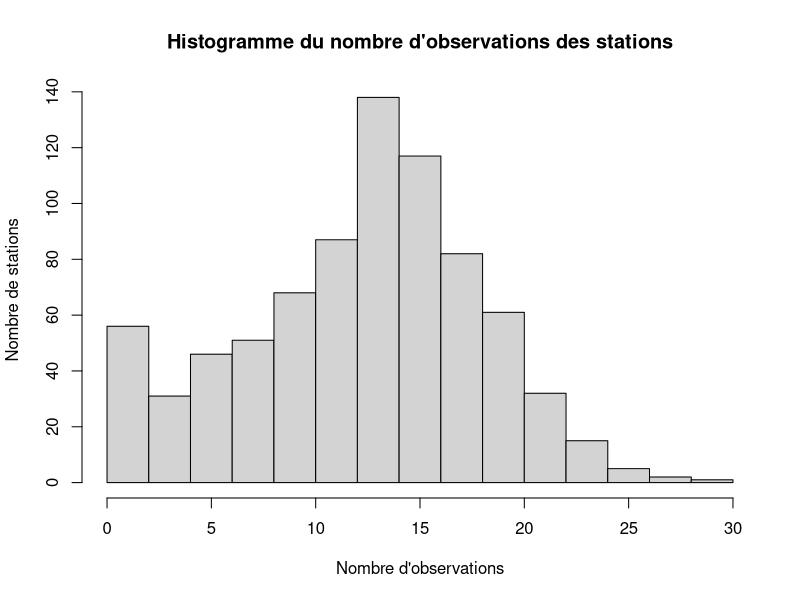
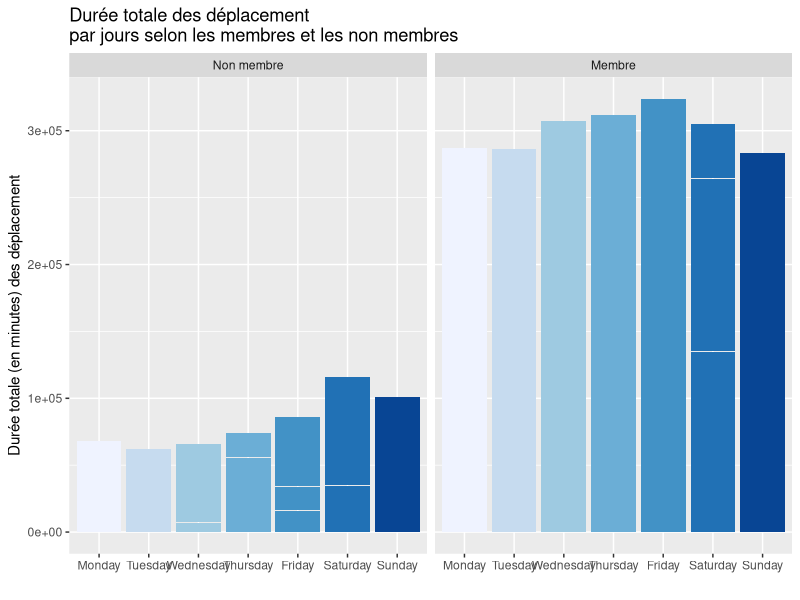
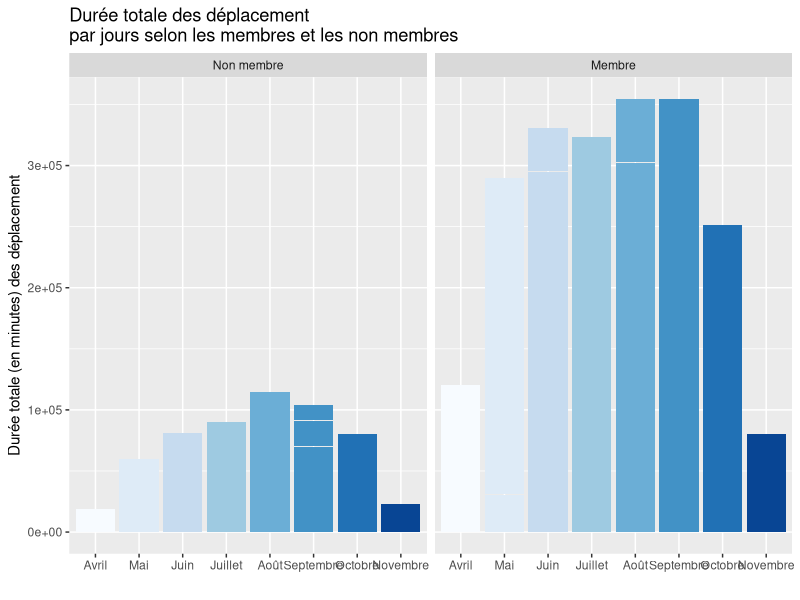
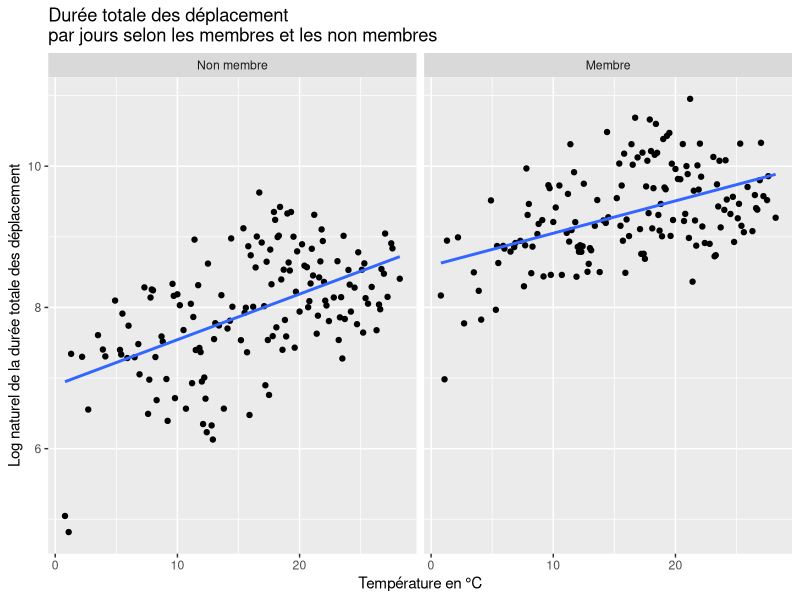
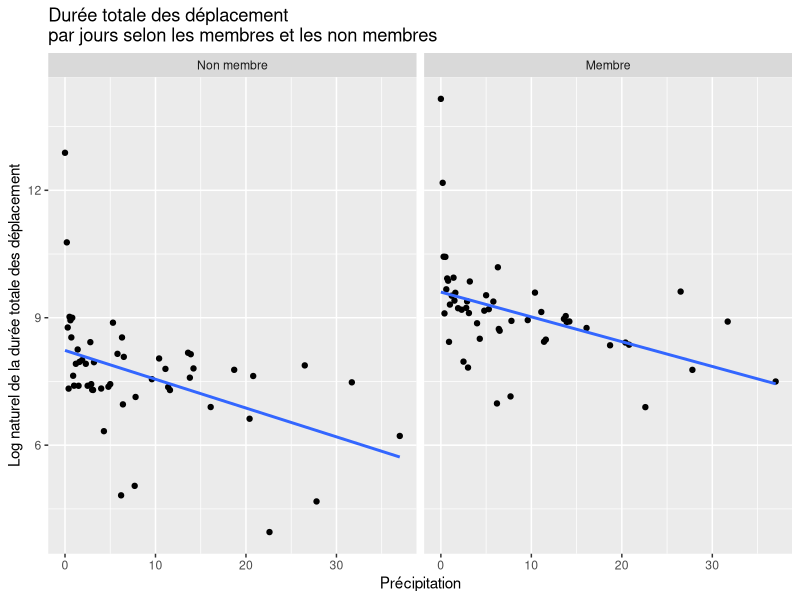
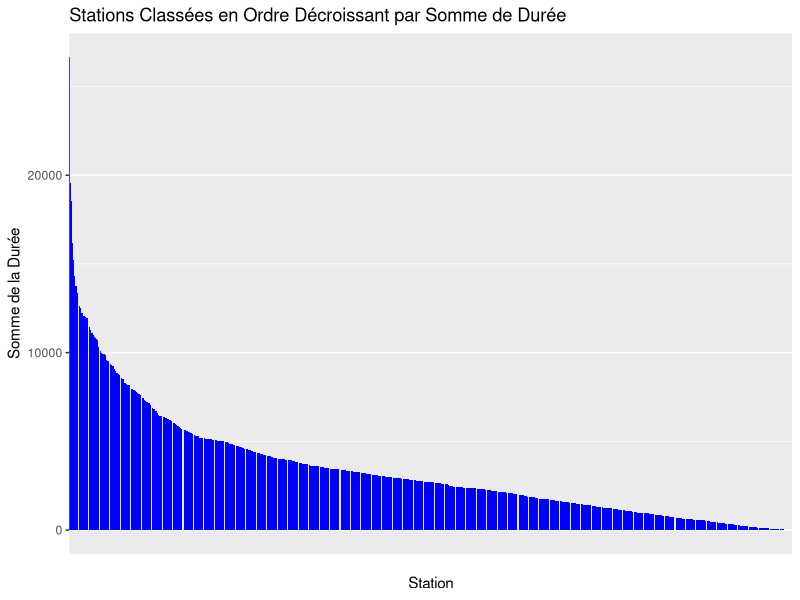
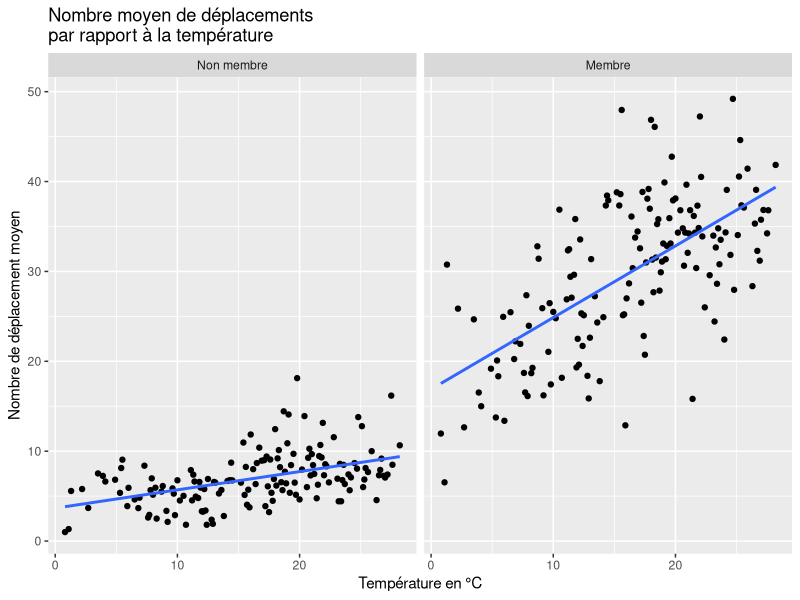
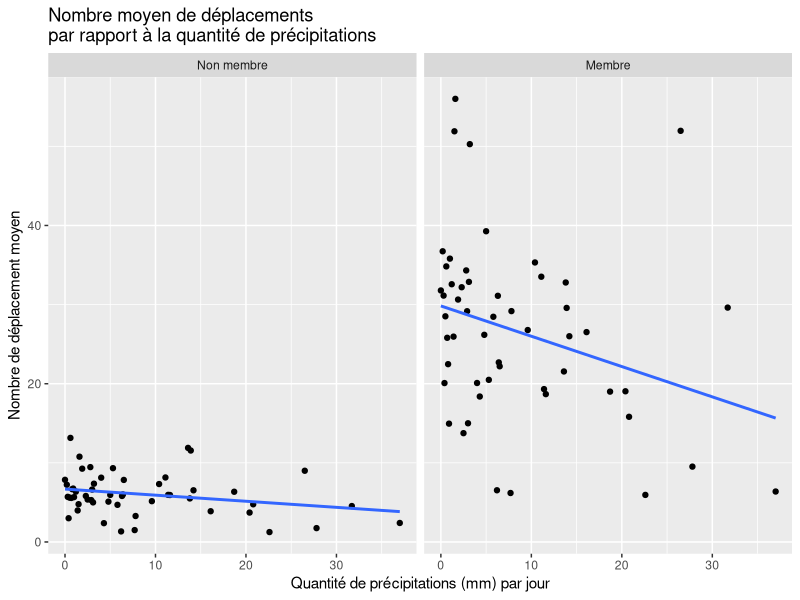

R code for these plots, in order:
## ---- chunk 1
knitr::opts_chunk$set(echo = FALSE)
knitr::opts_chunk$set(message = FALSE)
knitr::opts_chunk$set(warning = FALSE)
knitr::opts_chunk$set(error = FALSE)
## ---- chunk 2
library(tidyverse)
library(ggthemes)
library(RColorBrewer)
library(knitr)
## ---- chunk 3
dat = read.csv("bixi1.csv")

## ---- chunk 4
#Importation des données
bixi_raw_data_df= dat
#bixi_raw_data_df=read.table("raw_data/bixi1.csv", sep = ",", header = T)
## ---- chunk 5
knitr::kable(head(bixi_raw_data_df), caption="6 premières observations du jeu de données")
## ---- chunk 6
knitr::kable(tail(bixi_raw_data_df), caption="6 dernières observations du jeu de données")
## ---- chunk 7
str(bixi_raw_data_df)
## ---- chunk 8
options(knitr.kable.NA = "")
bixi_df=data.frame(station=as.factor(bixi_raw_data_df$station),
                   mm=as.factor(bixi_raw_data_df$mm),
                   dd=as.factor(bixi_raw_data_df$dd),
                   wday=as.factor(bixi_raw_data_df$wday),
                   mem=as.factor(bixi_raw_data_df$mem),
                   holiday=as.factor(bixi_raw_data_df$holiday),
                   bixi_raw_data_df[,7:ncol(bixi_raw_data_df)])
knitr::kable(summary(bixi_df), caption="Sommaire des observations")
## ---- chunk 9
freqTable_station=table(bixi_df$station)
hist(freqTable_station, xlab = "Nombre d'observations", ylab = "Nombre de stations", main = "Histogramme du nombre d'observations des stations")
## ---- chunk 10
dat$wday <- factor(dat$wday,
                   levels = c("Monday", "Tuesday", "Wednesday", "Thursday", "Friday", "Saturday", "Sunday"))

label <- c(`1` = "Membre", `0` = "Non membre")
## ---- chunk 11
ggplot(dat, aes(x=wday, y=dur,
           fill = wday)) +
  geom_bar(stat = "identity") +
  scale_fill_brewer(palette = "Blues")+
  facet_wrap(~ mem,labeller=labeller(mem=label))+
  theme(legend.position="none")+
  labs(title = "Durée totale des déplacement \npar jours selon les membres et les non membres")+
  xlab("")+
  ylab("Durée totale (en minutes) des déplacement")
## ---- chunk 12
dat$wday <- factor(dat$wday,
                   levels = c("Monday", "Tuesday", "Wednesday", "Thursday", "Friday", "Saturday", "Sunday"))

label <- c(`1` = "Membre", `0` = "Non membre")
## ---- chunk 13
ggplot(dat, aes(as.factor(mm), dur, fill = as.factor(mm))) +
  geom_bar(stat = "identity") +
  scale_fill_brewer(palette = "Blues")+
  facet_wrap(~ mem,labeller=labeller(mem=label))+
  theme(legend.position="none")+
  scale_x_discrete(breaks = 4:11,labels=c("Avril","Mai","Juin", "Juillet", "Août", "Septembre", "Octobre", "Novembre")) +
  labs(title = "Durée totale des déplacement \npar jours selon les membres et les non membres")+
  xlab("")+
  ylab("Durée totale (en minutes) des déplacement")
## ---- chunk 14
dat_temp <- dat %>%
  select(mem, dur, temp, avg) %>% 
  group_by(temp, mem) %>%
  summarise(dur = log(sum(dur)))
## ---- chunk 15
ggplot(dat_temp, aes(temp, dur)) +
  geom_point() +
  facet_wrap(~mem,labeller=labeller(mem=label))+
  geom_smooth(method='lm', se=FALSE) +
  labs(title = "Durée totale des déplacement \npar jours selon les membres et les non membres")+
  xlab("Température en °C")+
  ylab("Log naturel de la durée totale des déplacement")

dat_temp_cor = dat_temp %>% 
  group_by(mem) %>%
  summarise(cor = cor(temp,dur))
## ---- chunk 16
dat_rain <- dat %>%
  select(mem, dur, rain) %>% 
  group_by(rain, mem) %>%
  summarise(dur = log(sum(dur)))

## ---- chunk 17
ggplot(dat_rain, aes(rain, dur)) +
  geom_point() +
  facet_wrap(~mem,labeller=labeller(mem=label)) +
  geom_smooth(method='lm', se=FALSE) +
  labs(title = "Durée totale des déplacement \npar jours selon les membres et les non membres")+
  xlab("Précipitation")+
  ylab("Log naturel de la durée totale des déplacement")

dat_rain_cor = dat_rain %>% 
  group_by(mem) %>%
  summarise(cor = cor(rain,dur))
## ---- chunk 18
dat_mem <- dat %>%
  select(mem, avg, dur) %>% 
  group_by(mem) %>%
  summarise(avg = mean(avg), dur = sum(dur)) %>% 
  mutate(dur_relative = ifelse(mem == 1, dur / sum(dat$mem == 1), dur / sum(dat$mem ==0))) %>% 
  mutate(mem = ifelse(mem == 1, "Membre", "Non-membre"))
## ---- chunk 19
kable(dat_mem, col.names = c("Membre", "Durée moyenne", "Durée totale", "Durée totale relative"), caption = "Détail sur la durée selon les abonnements")
## ---- chunk 20
dat_hol <- dat %>%
  select(holiday, avg, dur) %>% 
  group_by(holiday) %>%
  summarise(avg = mean(avg), dur = sum(dur)) %>% 
  mutate(dur_relative = ifelse(holiday == 1, dur / sum(dat$holiday == 1), dur / sum(dat$holiday ==0))) %>% 
  mutate(holiday = ifelse(holiday == 1, "Férié", "Non férié"))


kable(dat_hol, col.names = c("Jour", "Durée moyenne", "Durée totale", "Durée totale relative"), caption = "Détail sur la durée selon les fériés")

## ---- chunk 21
dat_station = dat %>% group_by(station) %>% summarise(dur = sum(dur))
data <- dat_station[order(-dat_station$dur), ]

# Créer un graphique à barres classant les stations en ordre décroissant
ggplot(data, aes(x = factor(station, levels = unique(data$station)), y = dur)) +
  geom_bar(stat = "identity", fill = "blue") +
  labs(x = "Station", y = "Somme de la Durée", title = "Stations Classées en Ordre Décroissant par Somme de Durée") +
  scale_x_discrete(labels = rep("", length(data$station))) +
  theme(panel.grid.major.x = element_blank(),
        axis.ticks.x = element_blank())
  
top3_stat_dur = head(data, 3)
## ---- chunk 22
dat_temp_ntot <- dat %>%
  select(mem, n_tot, temp) %>% 
  group_by(temp, mem) %>%
  summarise(n_tot = (mean(n_tot)))

ggplot(dat_temp_ntot, aes(temp, n_tot)) +
  geom_point() + geom_smooth(method='lm', se=FALSE) +
  facet_wrap(~mem,labeller=labeller(mem=label)) +
  labs(title = "Nombre moyen de déplacements \npar rapport à la température")+
  xlab("Température en °C")+
  ylab("Nombre de déplacement moyen")

dat_temp_n_tot_mem <- filter(dat_temp_ntot, mem == 1)
cor_n_tot_temp_mem <- cor(dat_temp_n_tot_mem$n_tot,dat_temp_n_tot_mem$temp)

dat_temp_n_tot_nmem <- filter(dat_temp_ntot, mem == 0)
cor_n_tot_temp_nmem <- cor(dat_temp_n_tot_nmem$n_tot,dat_temp_n_tot_nmem$temp)

# Plutot ceci :

dat_temp_ntot_cor = dat_temp_ntot %>% 
  group_by(mem) %>%
  summarise(cor = cor(temp,n_tot))
## ---- chunk 23
dat_rain_ntot <- dat %>%
  select(mem, n_tot, rain) %>% 
  group_by(rain, mem) %>%
  summarise(n_tot = (mean(n_tot)))

ggplot(dat_rain_ntot, aes(rain, n_tot)) +
  geom_point() + geom_smooth(method='lm', se=FALSE) +
  facet_wrap(~mem,labeller=labeller(mem=label)) +
  labs(title = "Nombre moyen de déplacements \npar rapport à la quantité de précipitations")+
  xlab("Quantité de précipitations (mm) par jour")+
  ylab("Nombre de déplacement moyen")

dat_rain_n_tot_mem <- filter(dat_rain_ntot, mem == 1)
cor_n_tot_rain_mem <- cor(dat_rain_n_tot_mem$n_tot,dat_rain_n_tot_mem$rain)

dat_rain_n_tot_nmem <- filter(dat_rain_ntot, mem == 0)
cor_n_tot_rain_nmem <- cor(dat_rain_n_tot_nmem$n_tot,dat_rain_n_tot_nmem$rain)
## ---- chunk 24

monday <- select(filter(dat, wday == "Monday" & mem == 1),n_tot,n_AM,n_PM)
v_monday <- c(mean(monday$n_AM),mean(monday$n_PM), mean(monday$n_tot-monday$n_AM-monday$n_PM),mean(monday$n_tot))

monday_nm <- select(filter(dat, wday == "Monday" & mem == 0),n_tot,n_AM,n_PM)
v_monday_nm <- c(mean(monday_nm$n_AM),mean(monday_nm$n_PM),mean(monday_nm$n_tot-monday_nm$n_AM-monday_nm$n_PM),mean(monday_nm$n_tot))


tuesday <- select(filter(dat, wday == "Tuesday" & mem == 1),n_tot,n_AM,n_PM)
v_tuesday <- c(mean(tuesday$n_AM),mean(tuesday$n_PM), mean(tuesday$n_tot-tuesday$n_AM-tuesday$n_PM),mean(tuesday$n_tot))

tuesday_nm <- select(filter(dat, wday == "Tuesday" & mem == 0),n_tot,n_AM,n_PM)
v_tuesday_nm <- c(mean(tuesday_nm$n_AM),mean(tuesday_nm$n_PM),mean(tuesday_nm$n_tot-tuesday_nm$n_AM-tuesday_nm$n_PM),mean(tuesday_nm$n_tot))


wednesday <- select(filter(dat, wday == "Wednesday" & mem == 1),n_tot,n_AM,n_PM)
v_wednesday <- c(mean(wednesday$n_AM),mean(wednesday$n_PM), mean(wednesday$n_tot-wednesday$n_AM-wednesday$n_PM),mean(wednesday$n_tot))

wednesday_nm <- select(filter(dat, wday == "Wednesday" & mem == 0),n_tot,n_AM,n_PM)
v_wednesday_nm <- c(mean(wednesday_nm$n_AM),mean(wednesday_nm$n_PM),mean(wednesday_nm$n_tot-wednesday_nm$n_AM-wednesday_nm$n_PM),mean(wednesday_nm$n_tot))


thursday <- select(filter(dat, wday == "Thursday" & mem == 1),n_tot,n_AM,n_PM)
v_thursday <- c(mean(thursday$n_AM),mean(thursday$n_PM), mean(thursday$n_tot-thursday$n_AM-thursday$n_PM),mean(thursday$n_tot))

thursday_nm <- select(filter(dat, wday == "Thursday" & mem == 0),n_tot,n_AM,n_PM)
v_thursday_nm <- c(mean(thursday_nm$n_AM),mean(thursday_nm$n_PM),mean(thursday_nm$n_tot-thursday_nm$n_AM-thursday_nm$n_PM),mean(thursday_nm$n_tot))


friday <- select(filter(dat, wday == "Friday" & mem == 1),n_tot,n_AM,n_PM)
v_friday <- c(mean(friday$n_AM),mean(friday$n_PM), mean(friday$n_tot-friday$n_AM-friday$n_PM),mean(friday$n_tot))

friday_nm <- select(filter(dat, wday == "Friday" & mem == 0),n_tot,n_AM,n_PM)
v_friday_nm <- c(mean(friday_nm$n_AM),mean(friday_nm$n_PM),mean(friday_nm$n_tot-friday_nm$n_AM-friday_nm$n_PM),mean(friday_nm$n_tot))


saturday <- select(filter(dat, wday == "Saturday" & mem == 1),n_tot,n_AM,n_PM)
v_saturday <- c(mean(saturday$n_AM),mean(saturday$n_PM), mean(saturday$n_tot-saturday$n_AM-saturday$n_PM),mean(saturday$n_tot))

saturday_nm <- select(filter(dat, wday == "Saturday" & mem == 0),n_tot,n_AM,n_PM)
v_saturday_nm <- c(mean(saturday_nm$n_AM),mean(saturday_nm$n_PM),mean(saturday_nm$n_tot-saturday_nm$n_AM-saturday_nm$n_PM),mean(saturday_nm$n_tot))


sunday <- select(filter(dat, wday == "Sunday" & mem == 1),n_tot,n_AM,n_PM)
v_sunday <- c(mean(sunday$n_AM),mean(sunday$n_PM), mean(sunday$n_tot-sunday$n_AM-sunday$n_PM),mean(sunday$n_tot))

sunday_nm <- select(filter(dat, wday == "Sunday" & mem == 0),n_tot,n_AM,n_PM)
v_sunday_nm <- c(mean(sunday_nm$n_AM),mean(sunday_nm$n_PM),mean(sunday_nm$n_tot-sunday_nm$n_AM-sunday_nm$n_PM),mean(sunday_nm$n_tot))


v_semaine <- c(mean(v_monday[1],v_tuesday[1],v_wednesday[1],v_thursday[1],v_friday[1]),+
             mean(v_monday[2],v_tuesday[2],v_wednesday[2],v_thursday[2],v_friday[2]),+
             mean(v_monday[3],v_tuesday[3],v_wednesday[3],v_thursday[3],v_friday[3]),+
             mean(v_monday[4],v_tuesday[4],v_wednesday[4],v_thursday[4],v_friday[4]))

v_fin_semaine <- c(mean(v_saturday[1],v_sunday[1]),+
                 mean(v_saturday[2],v_sunday[2]),+
                 mean(v_saturday[3],v_sunday[3]),+
                 mean(v_saturday[4],v_sunday[4]))


v_semaine_nm <- c(mean(v_monday_nm[1],v_tuesday_nm[1],v_wednesday_nm[1],v_thursday_nm[1],v_friday_nm[1]),+
             mean(v_monday_nm[2],v_tuesday_nm[2],v_wednesday_nm[2],v_thursday_nm[2],v_friday_nm[2]),+
             mean(v_monday_nm[3],v_tuesday_nm[3],v_wednesday_nm[3],v_thursday_nm[3],v_friday_nm[3]),+
             mean(v_monday_nm[4],v_tuesday_nm[4],v_wednesday_nm[4],v_thursday_nm[4],v_friday_nm[4]))

v_fin_semaine_nm <- c(mean(v_saturday_nm[1],v_sunday_nm[1]),+
                 mean(v_saturday_nm[2],v_sunday_nm[2]),+
                 mean(v_saturday_nm[3],v_sunday_nm[3]),+
                 mean(v_saturday_nm[4],v_sunday_nm[4]))

n_tot_vs_day = ceiling(c(v_monday, v_tuesday, v_wednesday, v_thursday, v_friday, v_saturday, v_sunday, v_semaine, v_fin_semaine))
n_tot_vs_day_nm = ceiling(c(v_monday_nm, v_tuesday_nm, v_wednesday_nm, v_thursday_nm, v_friday_nm, v_saturday_nm, v_sunday_nm, v_semaine_nm, v_fin_semaine_nm))


moment <- rep(c("AM", "PM", "Nuit", "Total"),9)

day <- c(rep("Lundi",4), rep("Mardi",4), rep("Mercredi",4), rep("Jeudi",4), rep("Vendredi",4), rep("Samedi",4), rep("Dimanche",4), rep("Semaine",4), rep("Fin de semaine",4))

wday_data_n <- data.frame(moment,n_tot_vs_day,day)
wday_data_n_nm <- data.frame(moment,n_tot_vs_day_nm,day)

wday_data_n <- wday_data_n %>% mutate(day=factor(day, 
                                      levels=c("Lundi", "Mardi", "Mercredi",
                                               "Jeudi", "Vendredi", "Samedi", 
                                               "Dimanche", "Semaine", "Fin de semaine"), ordered=TRUE))

wday_data_n_nm <- wday_data_n_nm %>% mutate(day=factor(day, 
                                      levels=c("Lundi", "Mardi", "Mercredi",
                                               "Jeudi", "Vendredi", "Samedi", 
                                               "Dimanche", "Semaine", "Fin de semaine"), ordered=TRUE))

ggplot(wday_data_n, aes(fill=moment,y = n_tot_vs_day, x = day )) + geom_bar(position="dodge", stat="identity")+
geom_text(aes(label=n_tot_vs_day), position=position_dodge(width=0.9), vjust=-0.25) #+
  #geom_vline(xintercept=7.5, linetype="dotted", color="red", size = 0.8)

ggplot(wday_data_n_nm, aes(fill=moment,y = n_tot_vs_day_nm, x = day )) + geom_bar(position="dodge", stat="identity")+
geom_text(aes(label=n_tot_vs_day_nm), position=position_dodge(width=0.9), vjust=-0.25) #+
  #geom_vline(xintercept=7.5, linetype="dotted", color="red", size = 0.8)
              
## ---- chunk 25

dat_test <- dat %>%
  select(mem, n_tot, wday) %>% 
  group_by(wday, mem) %>%
  summarise(n_tot = (mean(n_tot)))


day <- c(rep("Lundi",2), rep("Mardi",2), rep("Mercredi",2), rep("Jeudi",2), rep("Vendredi",2), rep("Samedi",2), rep("Dimanche",2))

ggplot(dat_test, aes(x=wday, y=n_tot,
           fill = day)) +
  geom_bar(stat = "identity") +
  scale_fill_brewer(palette = "Blues")+
  facet_wrap(~ mem,labeller=labeller(mem=label))+
  theme(legend.position="none")+
  labs(title = "Nombre de déplacement \npar jours selon les membres et les non membres")+
  xlab("")+
  ylab("Nombre de déplacement")+
  geom_text(aes(label=ceiling(n_tot)), position=position_dodge(width=0.9), vjust=-0.25)

## ---- chunk 26

data_ferie_mem = unlist(select(filter(dat, holiday == 1 & mem == 1),n_tot))
data_ferie_nmem = unlist(select(filter(dat, holiday == 1 & mem == 0),n_tot))
data_nferie_mem = unlist(select(filter(dat, holiday == 0 & mem == 1),n_tot))
data_nferie_nmem = unlist(select(filter(dat, holiday == 0 & mem == 0),n_tot))

dat_hol_n_tot <- dat %>%
  select(holiday, n_tot) %>% 
  group_by(holiday) %>%
  summarise(avg = mean(n_tot), n_tot = sum(n_tot)) %>% 
  mutate(n_tot_relative = ifelse(holiday == 1, n_tot / sum(dat$holiday == 1), n_tot / sum(dat$holiday ==0))) %>% 
  mutate(holiday = ifelse(holiday == 1, "Férié", "Non férié"))

kable(dat_hol_n_tot, col.names = c("Jour", "Nb. déplacement moyen", "Nb. déplacement total", "Nb. déplacement total relatif"), caption = "Détail sur le nombre de déplacement selon les fériés")

## ---- chunk 27
dat_mem_n_tot <- dat %>%
  select(mem, n_tot) %>% 
  group_by(mem) %>%
  summarise(avg = mean(n_tot), n_tot = sum(n_tot)) %>% 
  mutate(n_tot_relative = ifelse(mem == 1, n_tot / sum(dat$n_tot == 1), n_tot / sum(dat$mem ==0))) %>% 
  mutate(mem = ifelse(mem == 1, "Membre", "Non-membre"))

kable(dat_mem_n_tot, col.names = c("Membre", "Nb. de déplacement moyen", "Nb. de déplacement total", "Nb. de déplacement relatif"), caption = "Détail sur le nombre de déplacement selon les abonnements")
## ---- chunk 28

etat <- rep(c("Membre", "Non-membre"),8)

mois <- c(rep("Avril",2), rep("Mai",2), rep("Juin",2), rep("Juillet",2), rep("Août",2), rep("Septembre",2), rep("Octobre",2), rep("Novembre",2))

dat_mem_n_tot_vs_mm <- select(filter(dat,mem == 1),n_tot,mm)
dat_nmem_n_tot_vs_mm <- select(filter(dat,mem == 0),n_tot,mm)

#v_n_tot_vs_mm <- ceiling(c(mean(filter(dat_mem_n_tot_vs_mm, mm == 4)$n_tot), mean(filter(dat_nmem_n_tot_vs_mm, mm == 4)$n_tot),+
#                       mean(filter(dat_mem_n_tot_vs_mm, mm == 5)$n_tot), mean(filter(dat_nmem_n_tot_vs_mm, mm == 5)$n_tot),+
#                       mean(filter(dat_mem_n_tot_vs_mm, mm == 6)$n_tot), mean(filter(dat_nmem_n_tot_vs_mm, mm == 6)$n_tot),+
#                       mean(filter(dat_mem_n_tot_vs_mm, mm == 7)$n_tot), mean(filter(dat_nmem_n_tot_vs_mm, mm == 7)$n_tot),+
#                       mean(filter(dat_mem_n_tot_vs_mm, mm == 8)$n_tot), mean(filter(dat_nmem_n_tot_vs_mm, mm == 8)$n_tot),+
#                       mean(filter(dat_mem_n_tot_vs_mm, mm == 9)$n_tot), mean(filter(dat_nmem_n_tot_vs_mm, mm == 9)$n_tot),+
#                       mean(filter(dat_mem_n_tot_vs_mm, mm == 10)$n_tot), mean(filter(dat_nmem_n_tot_vs_mm, mm == 10)$n_tot),+
#                       mean(filter(dat_mem_n_tot_vs_mm, mm == 11)$n_tot), mean(filter(dat_nmem_n_tot_vs_mm, mm == 11)$n_tot)))

v_n_tot_vs_mm <- c(sum(filter(dat_mem_n_tot_vs_mm, mm == 4)$n_tot), sum(filter(dat_nmem_n_tot_vs_mm, mm == 4)$n_tot),+
                       sum(filter(dat_mem_n_tot_vs_mm, mm == 5)$n_tot), sum(filter(dat_nmem_n_tot_vs_mm, mm == 5)$n_tot),+
                       sum(filter(dat_mem_n_tot_vs_mm, mm == 6)$n_tot), sum(filter(dat_nmem_n_tot_vs_mm, mm == 6)$n_tot),+
                       sum(filter(dat_mem_n_tot_vs_mm, mm == 7)$n_tot), sum(filter(dat_nmem_n_tot_vs_mm, mm == 7)$n_tot),+
                       sum(filter(dat_mem_n_tot_vs_mm, mm == 8)$n_tot), sum(filter(dat_nmem_n_tot_vs_mm, mm == 8)$n_tot),+
                       sum(filter(dat_mem_n_tot_vs_mm, mm == 9)$n_tot), sum(filter(dat_nmem_n_tot_vs_mm, mm == 9)$n_tot),+
                       sum(filter(dat_mem_n_tot_vs_mm, mm == 10)$n_tot), sum(filter(dat_nmem_n_tot_vs_mm, mm == 10)$n_tot),+
                       sum(filter(dat_mem_n_tot_vs_mm, mm == 11)$n_tot), sum(filter(dat_nmem_n_tot_vs_mm, mm == 11)$n_tot))


dmm_data_n_tot <- data.frame(etat,v_n_tot_vs_mm,mois)

#ggplot(dmm_data_n_tot, aes(fill=etat,y = v_n_tot_vs_mm, x = mois)) + geom_bar(position="dodge",stat="identity")+
#geom_text(aes(label=v_n_tot_vs_mm), position=position_dodge(width=0.9), vjust=-0.25)


dat_test <- dat %>%
  select(mem, n_tot, mm) %>% 
  group_by(mm, mem) %>%
  summarise(n_tot = (sum(n_tot)))

mois <- c(rep("Avril",2), rep("Mai",2), rep("Juin",2), rep("Juillet",2), rep("Août",2), rep("Septembre",2), rep("Octobre",2), rep("Novembre",2))

dat_test <- dat_test %>% mutate(mm=factor(mm, 
                                      levels=c(4:11), ordered=TRUE))


ggplot(dat_test, aes(x=mm, y=n_tot,
           fill = mois)) +
  geom_bar(stat = "identity") +
  scale_fill_brewer(palette = "Blues")+
  facet_wrap(~ mem,labeller=labeller(mem=label))+
  theme(legend.position="none")+
  labs(title = "Nombre de déplacement \npar jours selon les membres et les non membres")+
  xlab("")+
  ylab("Nombre de déplacement")

## ---- chunk 29

dat_n_tot_station <- dat %>%
  select(mem, n_tot, station) %>% 
  group_by(station, mem) %>%
  summarise(n_tot = (sum(n_tot)))%>% 
  add_count(station) %>% 
  filter(dense_rank(n_tot) < 14)


plot(dat_n_tot_station$station,dat_n_tot_station$n_tot)
## ---- chunk 30
knitr::kable(summary(dat), caption="tableau")

## ---- chunk 31
donnees_summary <- dat %>%
  group_by(mem) %>%
  summarise(percentage = n() / nrow(dat) * 100)
# Création variable pour afficher en %

# Création du graphique à barres
ggplot(data = donnees_summary, aes(x = factor(mem), y = percentage, fill = factor(mem))) +
  geom_bar(stat = "identity") +
  guides(fill=guide_legend(title = "Membre"))+
  ggtitle("Pourcentage de membre et de non membre BIXI")+
  xlab("")+
  ylab("Pourcentage")+
  theme_minimal()
## ---- chunk 32
dat %>%  ggplot(aes(avg,temp))+
  geom_point()+
  theme_minimal()

dat %>% ggplot(aes(dur))+
  geom_density()
  
